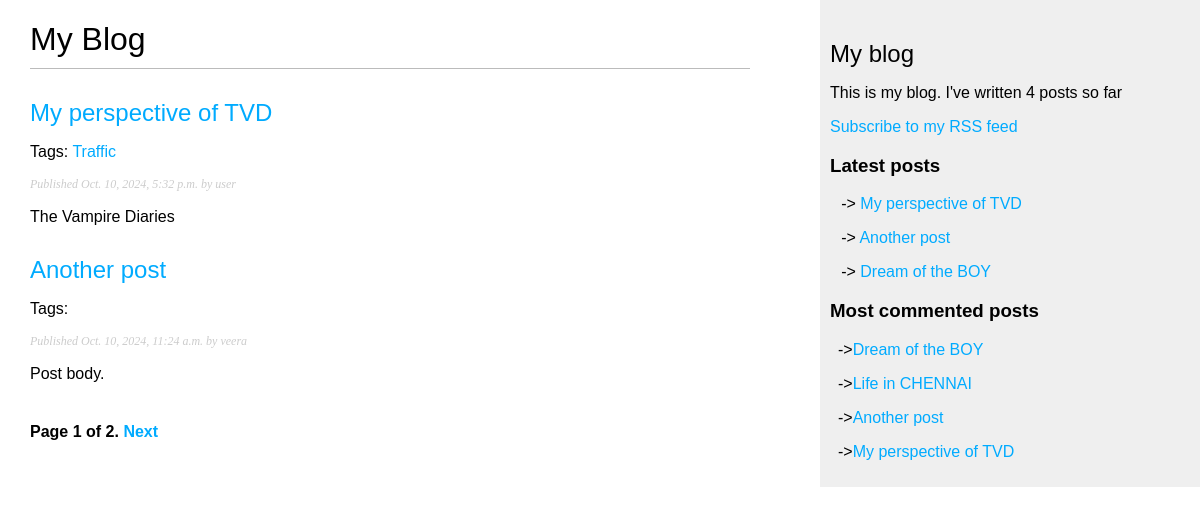
/blog/, run on an earlier commit of the app's database.
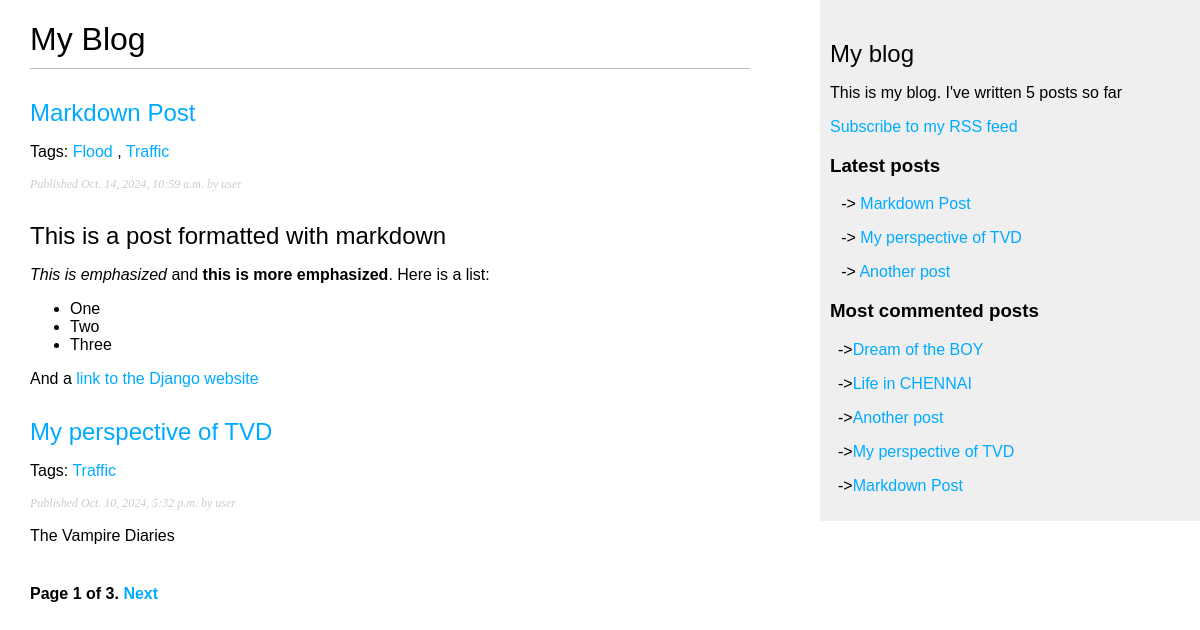
And on a later commit of the database.
### blog/models.py (models this page shows, shortened)
class Post(models.Model):
    STATUS_CHOICES = (
        ('draft', 'Draft'),
        ('published', 'Published'),
    )
    title = models.CharField(max_length=250)
    slug = models.SlugField(max_length=250, unique_for_date='publish')
    author = models.ForeignKey(User, on_delete=models.CASCADE, related_name='blog_posts')
    body = models.TextField()
    publish = models.DateTimeField(default=timezone.now)
    created = models.DateTimeField(auto_now_add=True)
    updated = models.DateTimeField(auto_now=True)
    status = models.CharField(max_length=10, choices=STATUS_CHOICES, default='draft')
    objects = models.Manager()
    published = PublishedManager()
    tags = TaggableManager()
    class Meta:
        ordering = ('-publish',)
    def get_absolute_url(self):
        return reverse('blog:post_detail', args=[self.publish.year, self.publish.month, self.publish.day, self.slug])

### blog/views.py (the view)
# urls.py: path('', views.post_list, name='post_list'),
def post_list(request, tag_slug=None):
    object_list = Post.published.all()
    tag = None
    if tag_slug:
        tag = get_object_or_404(Tag, slug=tag_slug)
        object_list = object_list.filter(tags__in=[tag])
    paginator = Paginator(object_list, 2) # 2 posts in each page
    page = request.GET.get('page')
    try:
        posts = paginator.page(page)
    except PageNotAnInteger:
        posts = paginator.page(1)
    except EmptyPage:
        posts = paginator.page(paginator.num_pages)
    return render(request,'blog/post/list.html', {'page': page, 'posts': posts, 'tag' : tag})

### blog/models.py (called while the page is built)
    def get_queryset(self):
        return super(PublishedManager, self).get_queryset().filter(status = 'published')

### blog/templatetags/blog_tags.py (called while the page is built)
@register.simple_tag
def total_posts():
    return Post.published.count()

@register.inclusion_tag('blog/post/latest_posts.html')
def show_latest_posts(count = 5):
    latest_posts = Post.published.order_by('-publish')[:count]
    return {'latest_posts' : latest_posts}

@register.simple_tag
def get_most_commented_posts(count=5):
    return Post.published.annotate(total_comments=Count('comments')).order_by('-total_comments')[:count]

@register.filter(name = "markdown")
def markdown_format(text):
    return mark_safe(markdown.markdown(text))

### blog/templates/blog/post/list.html (shortened to what this page needs)
{% extends "blog/base.html" %}
{% load blog_tags %}
{% block content %}
  <h1>My Blog</h1>
  {% for post in posts %}
    <h2>
      <a href="{{ post.get_absolute_url }}">
        {{ post.title }}
      </a>
    </h2>
    <p class="tags">
      Tags:
      {% for tag in post.tags.all %}
        <a href="{% url 'blog:post_list_by_tag' tag.slug %}">
          {{ tag.name }}
        </a>
        {% if not forloop.last %}, {% endif %}
      {% endfor %}
    </p>
    <p class="date">
      Published {{ post.publish }} by {{ post.author }}
    </p>
    {{ post.body|markdown|truncatewords_html:30 }}
  {% endfor %}
  {% include "pagination.html" with page=posts %}
{% endblock %}

### blog/templates/blog/base.html (shortened to what this page needs)
{% load blog_tags %}
{% load static %}
<!DOCTYPE html>
<html>
<head>
  <link href="{% static 'css/blog.css' %}" rel="stylesheet">
</head>
<body>
  <div id="content">
    {% block content %}
    {% endblock %}
  </div>
  <div id="sidebar">
    <h2>My blog</h2>
    <p>This is my blog. I've written {% total_posts %} posts so far</p>
    <p>
      <a href="{% url 'blog:post_feed' %}">Subscribe to my RSS feed</a>
    </p>
    <h3>Latest posts</h3>
    {% show_latest_posts 3 %}
    <h3>Most commented posts</h3>
    {% get_most_commented_posts as most_commented_posts %}
    {% for post in most_commented_posts %}
    <p style="margin-left: 0.5rem;">-><a href="{{ post.get_absolute_url }}">{{ post.title }}</a></p>
    {% endfor %}
  </div>
</body>
</html>

### blog/templates/blog/post/latest_posts.html
    {% for post in latest_posts %}
      <p style="margin-left: 0.7rem;">->
        <a href="{{ post.get_absolute_url }}">{{ post.title }}</a>
      </p>
    {% endfor %}

What changed in the data, as far as the page shows it:
no longer on one of the page's lists (row unchanged): Post: title "Another post", publish "Oct. 10, 2024, 11:24 a.m.", author "veera", body "Post body."
no longer on one of the page's lists (row unchanged): Post: title "Dream of the BOY"
added Post: title "Markdown Post", publish "Oct. 14, 2024, 10:59 a.m.", author "user", body "This is a post formatted with markdown This is emphasized and this is more emphasized . Here is a list: One Two Three And a link to the Django website", Tag (name "Traffic")
now on this page (row unchanged): Tag: name "Flood", shown under "Markdown Post"
Also different on the page:
{{ page.paginator.num_pages }}: "2" → "3"
text no longer shown: "4"
text now shown: "5"
